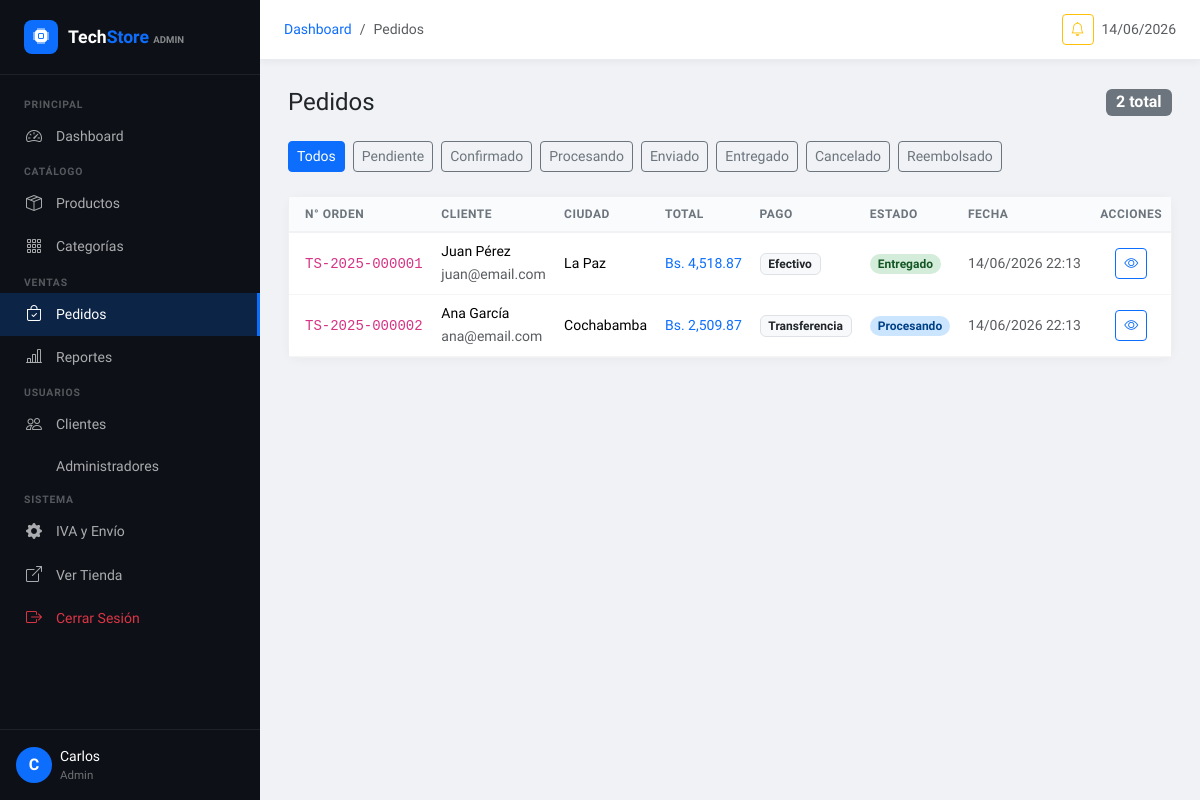
Page /admin/pedidos (signed in) on the committed database.
### tables this page shows
CREATE TABLE IF NOT EXISTS pedidos (
  id INT UNSIGNED NOT NULL AUTO_INCREMENT,
  numero_orden VARCHAR(20) NOT NULL UNIQUE,
  cliente_id INT UNSIGNED NOT NULL,
  estado ENUM('pendiente','confirmado','procesando','enviado','entregado','cancelado','reembolsado') NOT NULL DEFAULT 'pendiente',
  subtotal DECIMAL(10,2) NOT NULL DEFAULT 0.00,
  iva DECIMAL(10,2) NOT NULL DEFAULT 0.00,
  costo_envio DECIMAL(10,2) NOT NULL DEFAULT 0.00,
  descuento DECIMAL(10,2) NOT NULL DEFAULT 0.00,
  total DECIMAL(10,2) NOT NULL DEFAULT 0.00,
  nombre_envio VARCHAR(200) NOT NULL,
  email_envio VARCHAR(150) NOT NULL,
  telefono_envio VARCHAR(30) DEFAULT NULL,
  direccion_envio VARCHAR(255) NOT NULL,
  ciudad_envio VARCHAR(100) NOT NULL,
  departamento_envio VARCHAR(100) DEFAULT NULL,
  notas TEXT DEFAULT NULL,
  metodo_pago VARCHAR(50) DEFAULT 'efectivo',
  ip_cliente VARCHAR(45) DEFAULT NULL,
  created_at TIMESTAMP DEFAULT CURRENT_TIMESTAMP,
  updated_at TIMESTAMP DEFAULT CURRENT_TIMESTAMP ON UPDATE CURRENT_TIMESTAMP,
  PRIMARY KEY (id),
  INDEX idx_numero_orden (numero_orden),
  INDEX idx_cliente (cliente_id),
  INDEX idx_estado (estado),
  CONSTRAINT fk_ped_cliente FOREIGN KEY (cliente_id) REFERENCES clientes(id) ON DELETE RESTRICT ON UPDATE CASCADE
);

### admin/controllers/AdminAuthController.php (called while the page is built, shortened)
<?php
class AdminPedidoController {
    private PedidoModel $model;
    public function __construct() {
        $this->model = new PedidoModel();
    }
    public function index(): void {
        $filtros = ['estado' => $_GET['estado'] ?? ''];
        $pagina  = max(1, (int)($_GET['pagina'] ?? 1));
        $resultado = $this->model->obtenerTodos($filtros, $pagina);
        require BASE_PATH . '/admin/views/orders/index.php';
    }
}

### config/Database.php (called while the page is built, shortened)
<?php
class Database {
    private static ?Database $instance = null;
    private ?PDO $connection = null;
    public static function getInstance(): Database {
        if (self::$instance === null) {
            self::$instance = new self();
        }
        return self::$instance;
    }
    private function connect(): void {
        $dsn = sprintf(
            'mysql:host=%s;port=%s;dbname=%s;charset=%s',
            DB_HOST,
            DB_PORT,
            DB_NAME,
            DB_CHARSET
        );
        $options = [
            PDO::ATTR_ERRMODE            => PDO::ERRMODE_EXCEPTION,
            PDO::ATTR_DEFAULT_FETCH_MODE => PDO::FETCH_ASSOC,
            PDO::ATTR_EMULATE_PREPARES   => false,
            PDO::ATTR_PERSISTENT         => false,
            PDO::MYSQL_ATTR_INIT_COMMAND => "SET NAMES utf8mb4 COLLATE utf8mb4_unicode_ci",
        ];
        try {
            $this->connection = new PDO($dsn, DB_USER, DB_PASS, $options);
        } catch (PDOException $e) {
            if (ENTORNO === 'desarrollo') {
                die('<div style="background:#ff4444;color:#fff;padding:20px;font-family:monospace;">
                    <h3>Error de conexión a la Base de Datos</h3>
                    <p>' . htmlspecialchars($e->getMessage()) . '</p>
                    <p>Verifique la configuración en config/config.php</p>
                </div>');
            } else {
                error_log('DB Connection Error: ' . $e->getMessage());
                die('Error interno del servidor. Por favor intente más tarde.');
            }
        }
    }
    public function query(string $sql, array $params = []): array {
        try {
            $stmt = $this->connection->prepare($sql);
            $stmt->execute($params);
            return $stmt->fetchAll();
        } catch (PDOException $e) {
            $this->handleError($e, $sql);
            return [];
        }
    }
    public function scalar(string $sql, array $params = []): mixed {
        try {
            $stmt = $this->connection->prepare($sql);
            $stmt->execute($params);
            return $stmt->fetchColumn();
        } catch (PDOException $e) {
            $this->handleError($e, $sql);
            return false;
        }
    }
}

### models/Models.php (called while the page is built, shortened)
<?php
require_once BASE_PATH . '/config/Database.php';
class PedidoModel {
    private Database $db;
    public function __construct() {
        $this->db = Database::getInstance();
    }
    public function obtenerTodos(array $filtros = [], int $pagina = 1): array {
        $donde = ['1=1'];
        $params = [];
        $where  = implode(' AND ', $donde);
        $offset = ($pagina - 1) * ADMIN_ITEMS_POR_PAGINA;
        $total  = (int) $this->db->scalar("SELECT COUNT(*) FROM pedidos p WHERE $where", $params);
        $sql = "SELECT p.*, CONCAT(c.nombre,' ',c.apellido) AS cliente_nombre
                FROM pedidos p
                INNER JOIN clientes c ON p.cliente_id = c.id
                WHERE $where
                ORDER BY p.created_at DESC
                LIMIT :l OFFSET :o";
        $params['l'] = ADMIN_ITEMS_POR_PAGINA;
        $params['o'] = $offset;
        return ['items' => $this->db->query($sql, $params), 'total' => $total,
                'pagina' => $pagina, 'total_paginas' => ceil($total / ADMIN_ITEMS_POR_PAGINA)];
    }
}

### admin/AdminHelpers.php (called while the page is built, shortened)
<?php
function e(mixed $v): string {
    return htmlspecialchars((string)($v ?? ''), ENT_QUOTES, 'UTF-8');
}
function formatearPrecio(float $p): string {
    return MONEDA . ' ' . number_format($p, 2, '.', ',');
}

### admin/views/orders/index.php (the view, shortened to what this page needs)
<?php
require BASE_PATH . '/admin/views/partials/header.php';
$pedidos      = $resultado['items'];
$estados = ['','pendiente','confirmado','procesando','enviado','entregado','cancelado','reembolsado'];
?>
<div class="d-flex justify-content-between align-items-center mb-4">
    <h1 class="h4 fw-800 mb-0">Pedidos</h1>
    <span class="badge bg-secondary fs-6"><?= number_format($resultado['total']) ?> total</span>
</div>
<div class="d-flex gap-2 mb-4 flex-wrap">
    <a href="<?= BASE_URL ?>/admin/pedidos" class="btn btn-sm <?= empty($_GET['estado']) ? 'btn-primary' : 'btn-outline-secondary' ?>">Todos</a>
    <?php foreach (array_slice($estados,1) as $est): ?>
    <a href="<?= BASE_URL ?>/admin/pedidos?estado=<?= $est ?>"
       class="btn btn-sm <?= ($_GET['estado'] ?? '') === $est ? 'btn-primary' : 'btn-outline-secondary' ?>">
        <?= ucfirst($est) ?>
    </a>
    <?php endforeach; ?>
</div>
<div class="admin-card">
    <div class="card-body p-0">
        <div class="table-responsive">
            <table class="table admin-table mb-0">
                <thead>
                    <tr>
                        <th class="ps-3">N° Orden</th>
                        <th>Cliente</th>
                        <th>Ciudad</th>
                        <th>Total</th>
                        <th>Pago</th>
                        <th>Estado</th>
                        <th>Fecha</th>
                        <th class="text-center">Acciones</th>
                    </tr>
                </thead>
                <tbody>
                <?php if (empty($pedidos)): ?>
                <tr><td colspan="8" class="text-center py-5 text-muted"><i class="bi bi-inbox fs-2 d-block mb-2 opacity-25"></i>No hay pedidos</td></tr>
                <?php else: ?>
                <?php foreach ($pedidos as $p): ?>
                <tr>
                    <td class="ps-3"><code class="small fw-700"><?= e($p['numero_orden']) ?></code></td>
                    <td>
                        <p class="mb-0 small fw-600"><?= e($p['cliente_nombre'] ?? $p['nombre_envio']) ?></p>
                        <small class="text-muted"><?= e($p['email_envio']) ?></small>
                    </td>
                    <td class="small"><?= e($p['ciudad_envio']) ?></td>
                    <td class="fw-800 small text-primary"><?= formatearPrecio($p['total']) ?></td>
                    <td><span class="badge bg-light text-dark border"><?= ucfirst($p['metodo_pago'] ?? 'efectivo') ?></span></td>
                    <td><span class="badge estado-<?= $p['estado'] ?> rounded-pill px-2"><?= ucfirst($p['estado']) ?></span></td>
                    <td class="text-muted small"><?= date('d/m/Y H:i', strtotime($p['created_at'])) ?></td>
                    <td class="text-center">
                        <a href="<?= BASE_URL ?>/admin/pedidos/ver/<?= $p['id'] ?>"
                           class="btn btn-sm btn-outline-primary"><i class="bi bi-eye"></i></a>
                    </td>
                </tr>
                <?php endforeach; ?>
                <?php endif; ?>
                </tbody>
            </table>
        </div>
    </div>
</div>
<?php require BASE_PATH . '/admin/views/partials/footer.php'; ?>

### admin/views/partials/header.php (style rules this page uses)
:root { --admin-sidebar: 260px; --admin-nav: 60px; --primary:#0D6EFD; --dark:#212529; }
body { font-family:'Sora',sans-serif; background:#f0f2f5; }
.admin-card { background:white;border-radius:12px; border:1px solid rgba(0,0,0,.06); box-shadow:0 2px 12px rgba(0,0,0,.04); }
.admin-card .card-body { padding:1.5rem; }
.admin-table th { font-size:.75rem;text-transform:uppercase;letter-spacing:.5px; color:#6c757d;font-weight:700;background:#fafbfc; border-bottom:2px solid #f0f2f5; }
.admin-table td { vertical-align:middle;border-color:#f5f5f5; }
.estado-procesando { background:#cce5ff;color:#004085; }
.estado-entregado { background:#d4edda;color:#155724; }

### rows in the picture
pedidos: numero_orden "TS-2025-000001", cliente_nombre "Juan Pérez", email_envio "juan@email.com", ciudad_envio "La Paz", total "Bs. 4,518.87", metodo_pago "Efectivo", estado "Entregado", created_at "14/06/2026 22:13"
pedidos: numero_orden "TS-2025-000002", cliente_nombre "Ana García", email_envio "ana@email.com", ciudad_envio "Cochabamba", total "Bs. 2,509.87", metodo_pago "Transferencia", estado "Procesando", created_at "14/06/2026 22:13"

### other values in the picture
substr($_SESSION['admin_nombre'] ?? 'A', 0, 1) "C"
$_SESSION['admin_nombre'] "Carlos"
$_SESSION['admin_rol'] "Admin"
$b['label'] "Pedidos"
$resultado['total'] "2"
$est "Pendiente"
$est "Confirmado"
$est "Procesando"
$est "Enviado"
$est "Entregado"
$est "Cancelado"
$est "Reembolsado"
